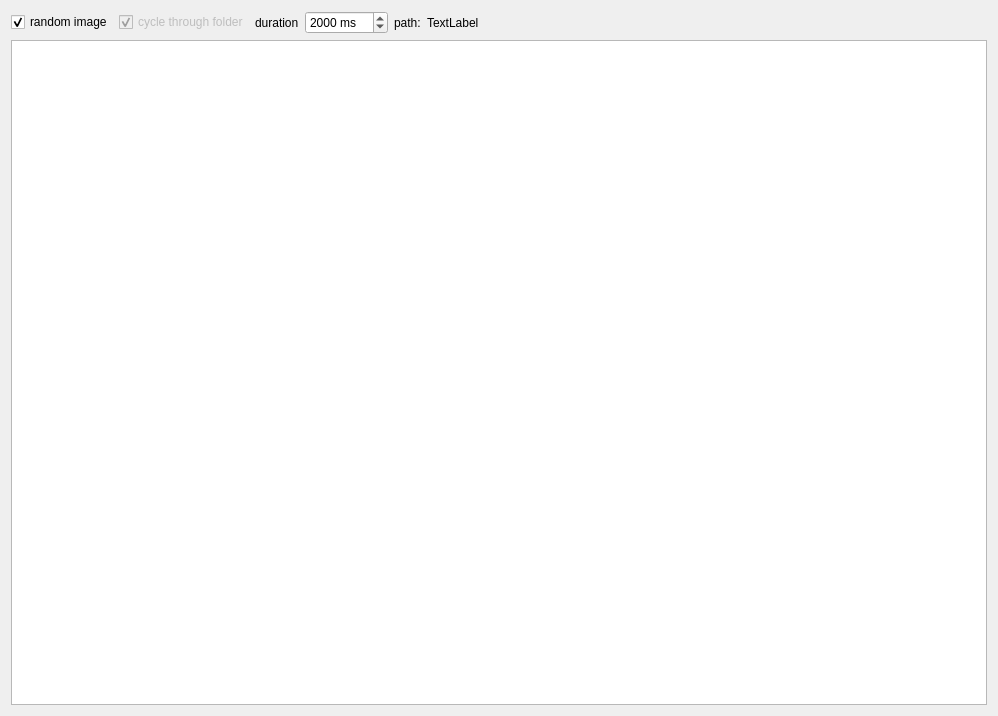
<?xml version="1.0" encoding="UTF-8"?>
<ui version="4.0">
 <class>Widget</class>
 <widget class="QWidget" name="Widget">
  <property name="geometry">
   <rect>
    <x>0</x>
    <y>0</y>
    <width>998</width>
    <height>716</height>
   </rect>
  </property>
  <property name="windowTitle">
   <string>Widget</string>
  </property>
  <layout class="QVBoxLayout" name="verticalLayout">
   <item>
    <layout class="QHBoxLayout" name="horizontalLayout_2">
     <item>
      <widget class="QCheckBox" name="checkBoxRandom">
       <property name="text">
        <string>random image</string>
       </property>
       <property name="checked">
        <bool>true</bool>
       </property>
      </widget>
     </item>
     <item>
      <widget class="QCheckBox" name="checkBoxCycle">
       <property name="enabled">
        <bool>false</bool>
       </property>
       <property name="text">
        <string>cycle through folder</string>
       </property>
       <property name="checked">
        <bool>true</bool>
       </property>
      </widget>
     </item>
     <item>
      <widget class="QLabel" name="label_2">
       <property name="text">
        <string>duration</string>
       </property>
      </widget>
     </item>
     <item>
      <widget class="QSpinBox" name="spinBox">
       <property name="sizePolicy">
        <sizepolicy hsizetype="Preferred" vsizetype="Fixed">
         <horstretch>0</horstretch>
         <verstretch>0</verstretch>
        </sizepolicy>
       </property>
       <property name="suffix">
        <string> ms </string>
       </property>
       <property name="maximum">
        <number>60000</number>
       </property>
       <property name="value">
        <number>2000</number>
       </property>
      </widget>
     </item>
     <item>
      <widget class="QLabel" name="label">
       <property name="text">
        <string>path:</string>
       </property>
      </widget>
     </item>
     <item>
      <widget class="QLabel" name="labelPath">
       <property name="sizePolicy">
        <sizepolicy hsizetype="MinimumExpanding" vsizetype="Preferred">
         <horstretch>0</horstretch>
         <verstretch>0</verstretch>
        </sizepolicy>
       </property>
       <property name="text">
        <string>TextLabel</string>
       </property>
      </widget>
     </item>
    </layout>
   </item>
   <item>
    <widget class="QGraphicsView" name="graphicsView"/>
   </item>
  </layout>
 </widget>
 <layoutdefault spacing="6" margin="11"/>
 <resources/>
 <connections/>
</ui>
